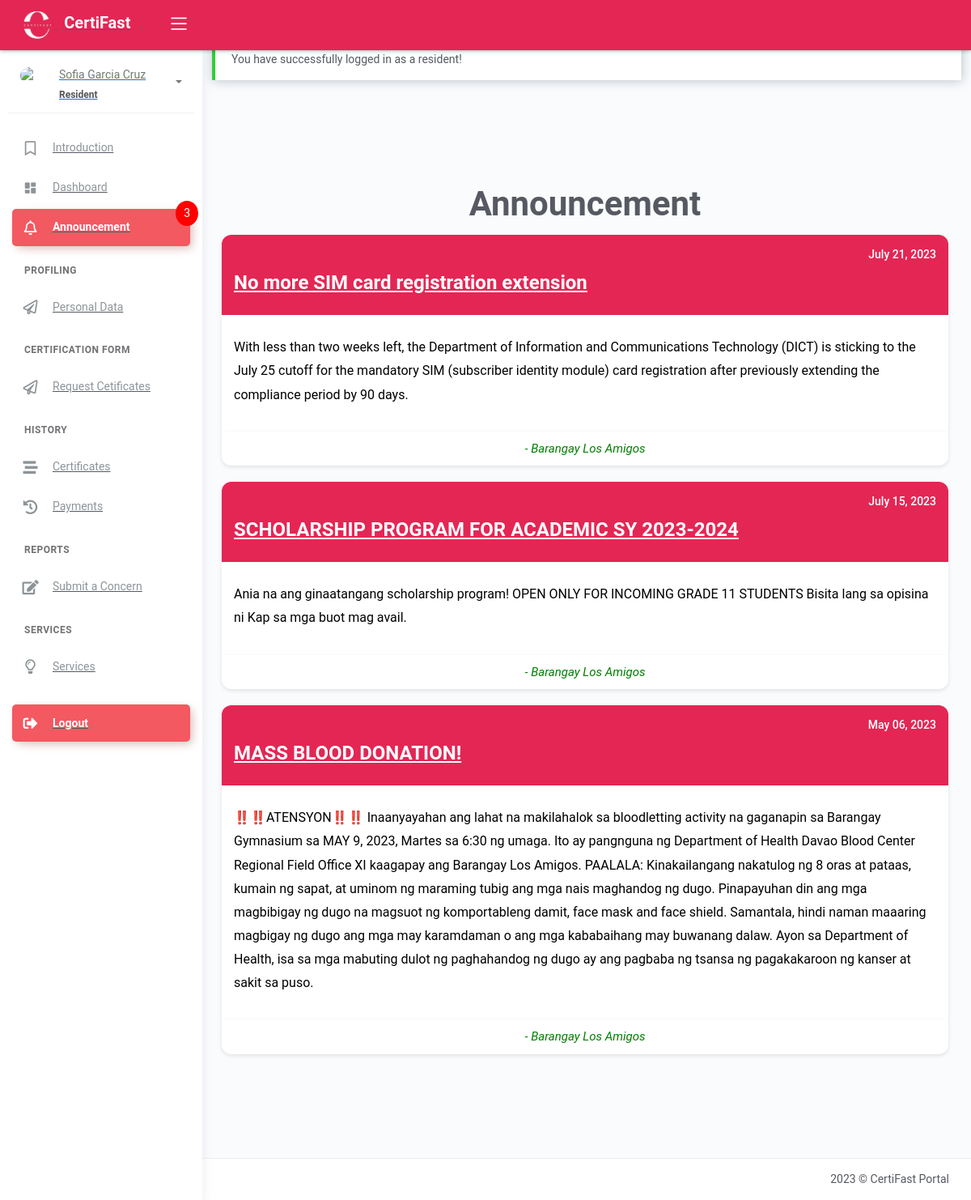
The page /resident_announcement.php (signed in) on the database as committed earlier.
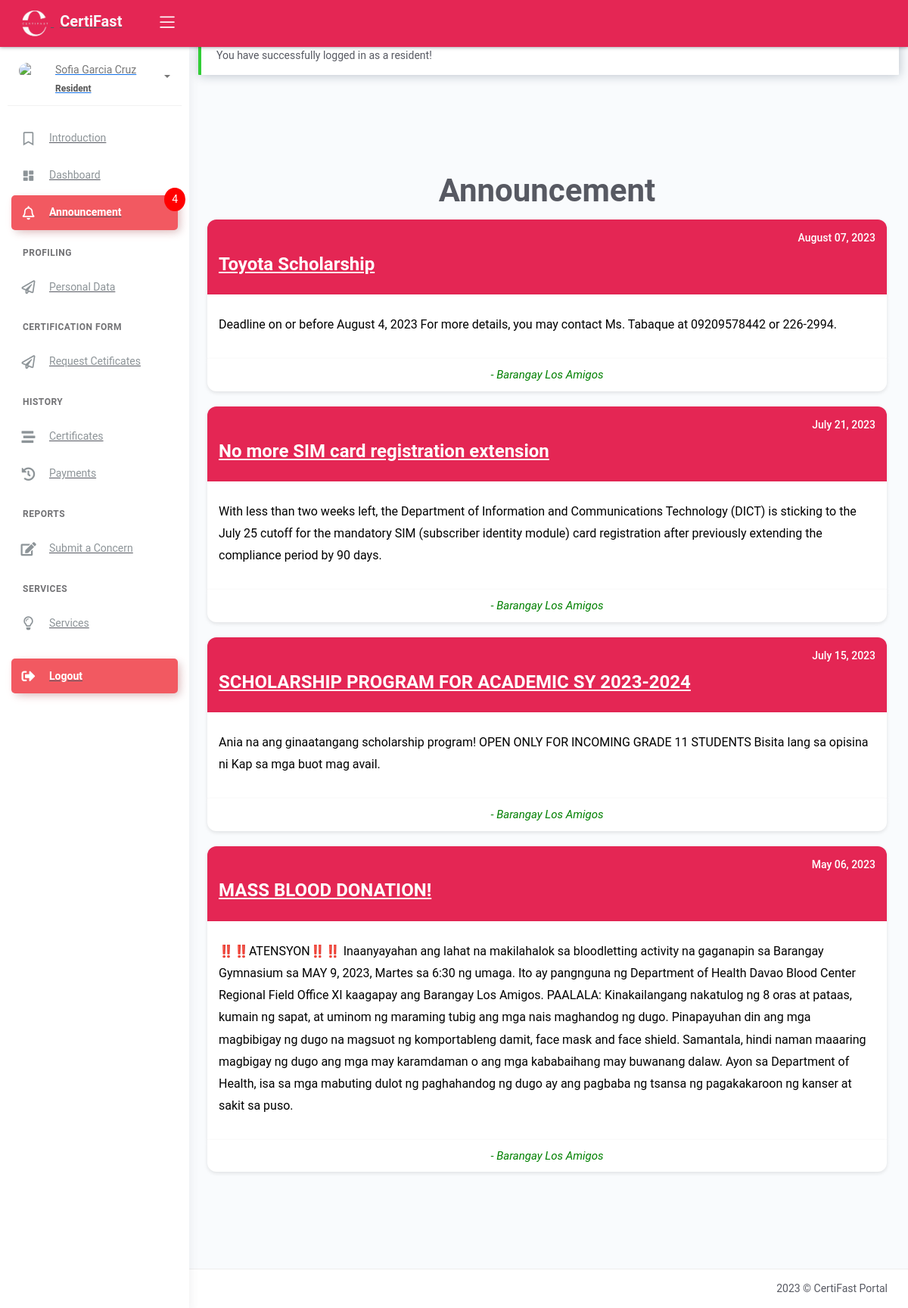
The same page on the database as committed later.
### tables this page shows
CREATE TABLE `tbl_announcement` (
  `id` int(10) NOT NULL AUTO_INCREMENT,
  `subject` varchar(50) NOT NULL,
  `message` text NOT NULL,
  `username` varchar(50) NOT NULL,
  `date` datetime NOT NULL DEFAULT current_timestamp(),
  `date_posted` date DEFAULT NULL,
  PRIMARY KEY (`id`)
);

### resident_announcement.php (the view, shortened to what the changed rows need)
<?php include
'server/db_connection.php';
$query = "SELECT * FROM tbl_announcement ORDER BY `date_posted` DESC";
$result = $conn->query($query);
$purok = array();
while ($row = $result->fetch_assoc()) {
    $postedTime = strtotime($row['date_posted']);
    $currentTimestamp = time();
    $timeDiff = $currentTimestamp - $postedTime;
    if ($timeDiff < 60) {
        $timeDisplay = $timeDiff . ' seconds ago';
    } elseif ($timeDiff < 3600) {
        $timeDisplay = round($timeDiff / 60) . ' minutes ago';
    } elseif ($timeDiff < 86400) {
        $timeDisplay = round($timeDiff / 3600) . ' hours ago';
    } elseif ($timeDiff < 2592000) {
        $timeDisplay = round($timeDiff / 86400) . ' days ago';
    } elseif ($timeDiff < 31536000) {
        $timeDisplay = round($timeDiff / 2592000) . ' months ago';
    } else {
        $timeDisplay = round($timeDiff / 31536000) . ' years ago';
    }
    $row['time_display'] = $timeDisplay;
    $purok[] = $row;
}
?>
<!DOCTYPE html>
<html lang="en">
<head>
	<?php include 'templates/header.php' ?>
</head>
<body>
        <div class="wrapper">
                <?php include 'templates/sidebar-resident.php' ?>
                <div class="main-panel mt-5">
                    <div class="container">
                        <section class="text-center two-column-list mb-sm-5 pr-lg-3 container-fluid" id="two-column-list">
                            <div class="announcement-slider border-r-xs-0 border-r position-relative">
                        	<h1 class="text-center fw-bold mt-5" style="font-size: 300%;">Announcement</h1>
                                <table class="announcement-table">
                                    <?php foreach($purok as $row): ?>
                                        <tr>
                                            <td class="title-header" colspan="1">
                                                <h5 class="date">
                                                    <?= date('F d, Y', strtotime($row['date_posted'])); ?>
                                                </h5>
                                                <h3 class="subject">
                                                    <a href="https://www.facebook.com/profile.php?id=100064303345469"><?= $row['subject'] ?></a>
                                                </h3>
                                            </td>
                                        </tr>
                                        <tr>
                                            <td class="message" colspan="2">
                                                <p><?= $row['message'] ?></p>
                                            </td>
                                        </tr>
                                        <tr>
                                            <td class="officials" colspan="2"><i>- Barangay Los Amigos</i></td>
                                        </tr>
                                        <tr>
                                            <td colspan="1"></td>
                                        </tr>
                                    <?php endforeach; ?>
                                </table>
                            </div>
                        </section>
                    </div>
	        </div>
	    </div>
</body>
</html>

### templates/sidebar-resident.php (shortened to what the changed rows need)
<?php
function PageName() {
  return substr( $_SERVER["SCRIPT_NAME"], strrpos($_SERVER["SCRIPT_NAME"],"/") +1);
}
$current_page = PageName();
?>
<?php
include 'server/db_connection.php';
$query1 = "SELECT COUNT(*) AS total_announcements FROM tbl_announcement";
$result1 = $conn->query($query1);
$row1 = $result1->fetch_assoc();
$totalAnnouncements = $row1['total_announcements'];
?>
<div class="sidebar sidebar-style-2">
    <div class="sidebar-wrapper scrollbar scrollbar-inner">
        <div class="sidebar-content">
            <ul class="nav nav-danger">
                <li id="announcementbtn" class="nav-item <?= $current_page == 'resident_announcement.php' ? 'active' : null ?>">
                    <a href="resident_announcement.php" class="notification">
                        <i class='far fa-bell'></i>
                        <p>Announcement</p>
                        <?php if ($totalAnnouncements > 0): ?>
                            <span id="notification-badge" class="notification-badge"><?= $totalAnnouncements ?></span>
                        <?php endif; ?>
                    </a>
                </li>
                <br>
            </ul>
        </div>
    </div>
</div>

Rows that differ between the two databases and show on the page:
added tbl_announcement: date_posted "August 07, 2023", subject "Toyota Scholarship", message "Deadline on or before August 4, 2023 For more details, you may contact Ms. Tabaque at 09209578442 or 226-2994."
Other text that changed with them:
$totalAnnouncements: "3" → "4"
